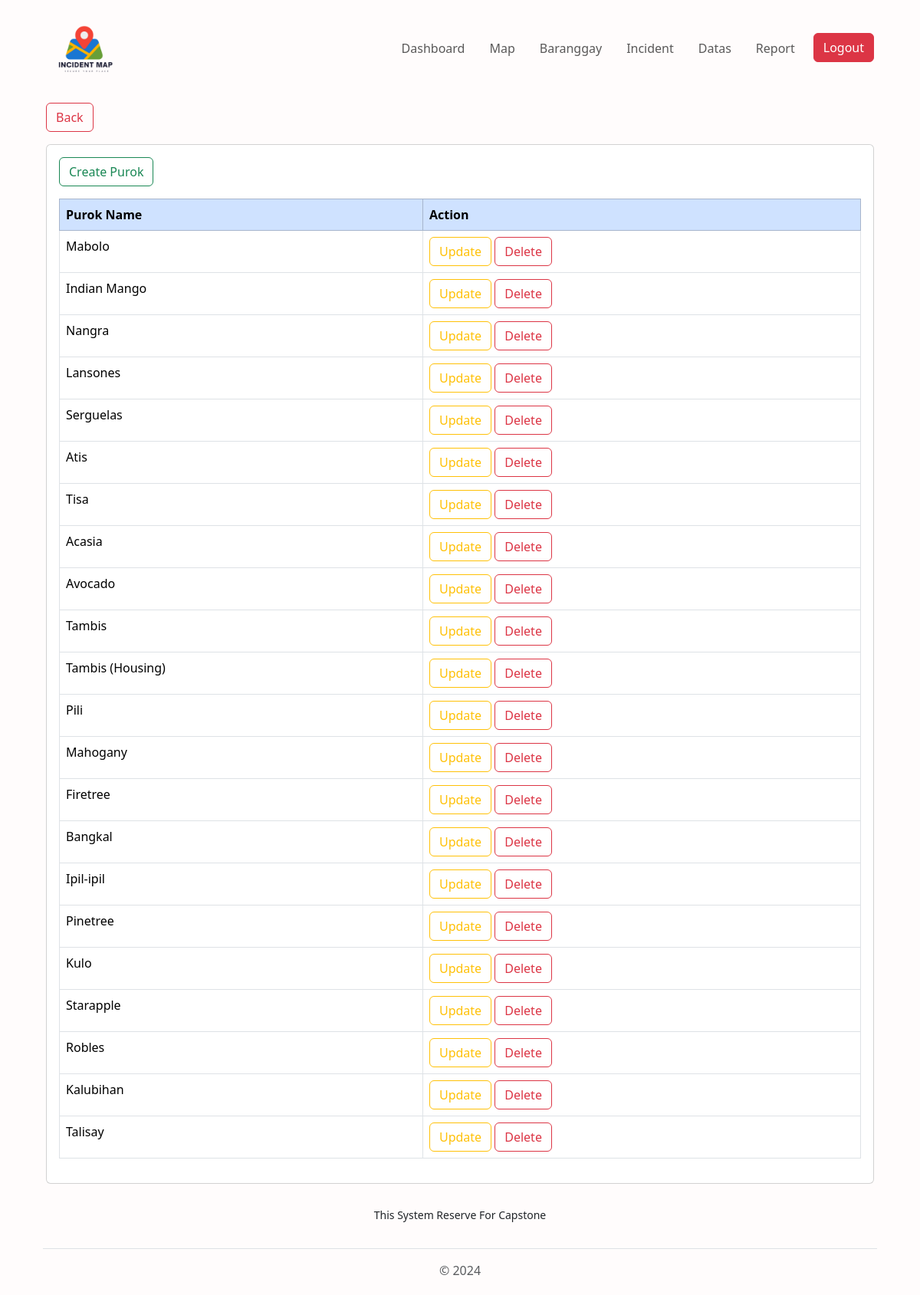
The page /view/pages/admin/purok.php?baranggay=Bulanon (signed in) on the database its author committed.
### tables this page shows
CREATE TABLE `tbl_purok` (
  `id` int(255) NOT NULL,
  `baranggay_name` varchar(255) NOT NULL,
  `purok_name` varchar(255) NOT NULL
);

### connection/connection.php (called while the page is built, shortened)
<?php
class config {
    public function __construct(){
        $dsn = "mysql:host=".H.";dbname=".DB;
        $username = U;
        $password = P;
        try {
            $this->pdo = new PDO($dsn, $username, $password);
        } catch (PDOException $e) {
            die("Connection failed: " . $e->getMessage());
        }
    }
}
?>

### controller/AdminController.php (called while the page is built, shortened)
<?php
require_once('../../../services/AdminService.php');
$adminService = new AdminServices();
?>

### services/AdminService.php (called while the page is built, shortened)
<?php
require_once("../../../connection/connection.php");
class AdminServices extends config {
    public function getAllPurokByID($baranggay_name) {
        try {
            $query = "SELECT `id`, `purok_name` FROM `tbl_purok` WHERE `baranggay_name` =  :baranggay_name";
            $stmt = $this->pdo->prepare($query);
            $stmt->bindParam(':baranggay_name', $baranggay_name);
            $stmt->execute();
            $results = $stmt->fetchAll(PDO::FETCH_ASSOC);
            return $results;
        } catch (PDOException $e) {
            echo "Error: " . $e->getMessage();
            return [];
        }
    }
}
?>

### view/pages/admin/purok.php (the view, shortened to what this page needs)
<?php
require_once('../../../controller/AdminController.php');
$baranggay_name = $_GET['baranggay'];
$getAllPurok = $adminService->getAllPurokByID($baranggay_name);
require_once('../../components/header.php');
?>
<div class="container-fluid mt-2">
    <a href="baranggay.php" class="btn btn-outline-danger mb-3">Back</a>
    <div class="card p-3">
        <div class="mb-3">
            <button class="btn btn-outline-success" data-bs-toggle="modal" data-bs-target="#createPurokModal">
                Create Purok
            </button>
        </div>
        <table class="table table-bordered rounded">
            <thead class="table-primary">
                <tr class="rounded">
                    <th scope="col">Purok Name</th>
                    <th scope="col">Action</th>
                </tr>
            </thead>
            <tbody>
                <?php foreach ($getAllPurok as $purok): ?>
                <tr>
                    <td><?php echo $purok['purok_name']; ?></td>
                    <td>
                        <button class="btn btn-outline-warning" data-bs-toggle="modal" data-bs-target="#updatePurokModal" onclick="openUpdateModal(<?php echo $purok['id']; ?>, '<?php echo $purok['purok_name']; ?>')">
                            Update
                        </button>
                        <button class="btn btn-outline-danger" data-bs-toggle="modal" data-bs-target="#deletePurokModal" onclick="setDeleteId(<?php echo $purok['id']; ?>)">
                            Delete
                        </button>
                    </td>
                </tr>
                <?php endforeach; ?>
            </tbody>
        </table>
    </div>
</div>
<?php require_once('../../components/footer.php'); ?>
<?php require_once('../../components/footer.php'); ?>

### rows shown on the page
tbl_purok: purok_name "Mabolo"
tbl_purok: purok_name "Indian Mango"
tbl_purok: purok_name "Nangra"
tbl_purok: purok_name "Lansones"
tbl_purok: purok_name "Serguelas"
tbl_purok: purok_name "Atis"
tbl_purok: purok_name "Tisa"
tbl_purok: purok_name "Acasia"
tbl_purok: purok_name "Avocado"
tbl_purok: purok_name "Tambis"
tbl_purok: purok_name "Tambis (Housing)"
tbl_purok: purok_name "Pili"
tbl_purok: purok_name "Mahogany"
tbl_purok: purok_name "Firetree"
tbl_purok: purok_name "Bangkal"
tbl_purok: purok_name "Ipil-ipil"
tbl_purok: purok_name "Pinetree"
tbl_purok: purok_name "Kulo"
tbl_purok: purok_name "Starapple"
tbl_purok: purok_name "Robles"
tbl_purok: purok_name "Kalubihan"
tbl_purok: purok_name "Talisay"
